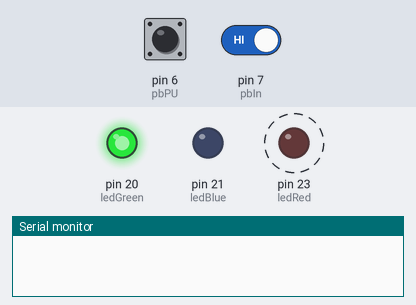
This sketch was run on a simulated Arduino Mega 2560, built with avr-gcc and run on an emulated ATmega2560. Shown: output pins drawn as LEDs (lit = HIGH), the last lines printed to the serial monitor. Dashed ring = blinking. The inputs (shaded band) are chosen by the test bench; at power-on: pin 6 (pbPU) HIGH, pin 7 (pbIn) HIGH.

Above: at 1.2 s.
1.3 s: pin 6 (pbPU) pulled LOW for 0.15 s
At 4.2 s:
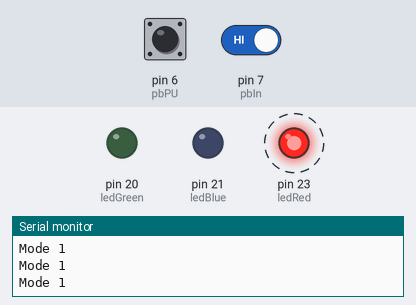
4.4 s: pin 7 (pbIn) driven LOW
At 6.1 s:
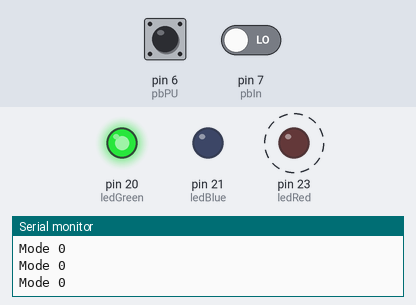
7.4 s: pin 6 (pbPU) pulled LOW for 1 s
At 8.2 s:
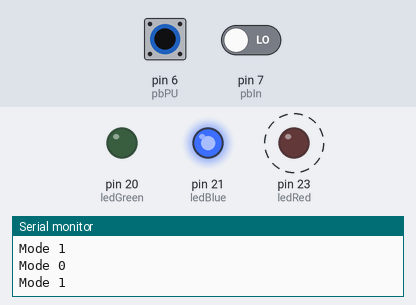
11.4 s: pin 6 (pbPU) pulled LOW for 3.2 s
At 12.2 s:
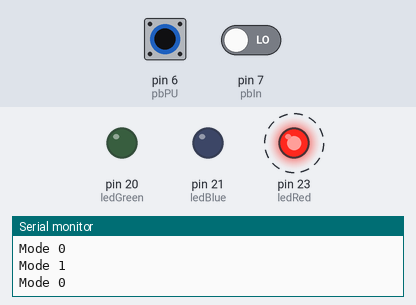
Timing chart, 0 to 17.1 s (numbered marks = the images above; inputs shaded):
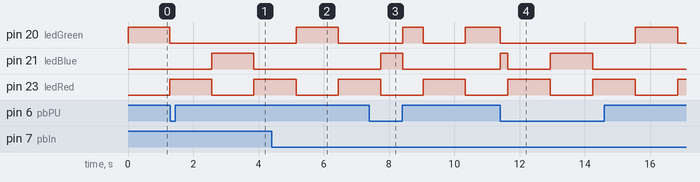

The sketch:

Lab2.ino
```cpp
const int ledRed = 23;
const int ledBlue = 21;
const int ledGreen = 20;
const int pbIn = 7;
const int pbPU = 6;

void setup() {
  Serial.begin(38400);
  pinMode(pbIn, INPUT);
  pinMode(pbPU, INPUT_PULLUP);
  pinMode(ledRed, OUTPUT);
  pinMode(ledGreen, OUTPUT);
  pinMode(ledBlue, OUTPUT);
}

int redIntensity = 0;
int mode = 0;

void loop() {
  analogWrite(ledRed, redIntensity);
  if (mode == 0) {
    analogWrite(ledGreen, 255 - redIntensity);
    analogWrite(ledBlue, 0);
  } else {
    analogWrite(ledGreen, 0);
    analogWrite(ledBlue, 255 - redIntensity);
  }

  if (digitalRead(pbIn) == LOW) {
    mode = 0;
    Serial.println("Mode 0");
  }
  if (digitalRead(pbPU) == LOW) {
    mode = 1;
    Serial.println("Mode 1");
  }
  delay(10);

  redIntensity = redIntensity + 1;

  if (redIntensity > 255) {
    redIntensity = 0;
  }
}
```

Measured:
- after the input at 1.3 s, pin 20 (ledGreen): stays LOW (without the input it goes to HIGH after 1.3 s); pin 21 (ledBlue): LOW → HIGH after 1.3 s, → LOW 1.3 s later
- after the input at 4.4 s, pin 20 (ledGreen): LOW → HIGH after 0.75 s, → LOW 1.3 s later; pin 21 (ledBlue): stays LOW (without the input it goes to HIGH after 0.75 s)
- after the input at 7.4 s, pin 21 (ledBlue): LOW → HIGH after 0.34 s, → LOW 0.67 s later
- after the input at 11.4 s, pin 21 (ledBlue): LOW → HIGH at once, → LOW 0.22 s later, → HIGH 1.3 s later, → LOW 1.3 s later
- by itself, pin 23 (ledRed): alternates HIGH for 1.3 s and LOW for 1.3 s
